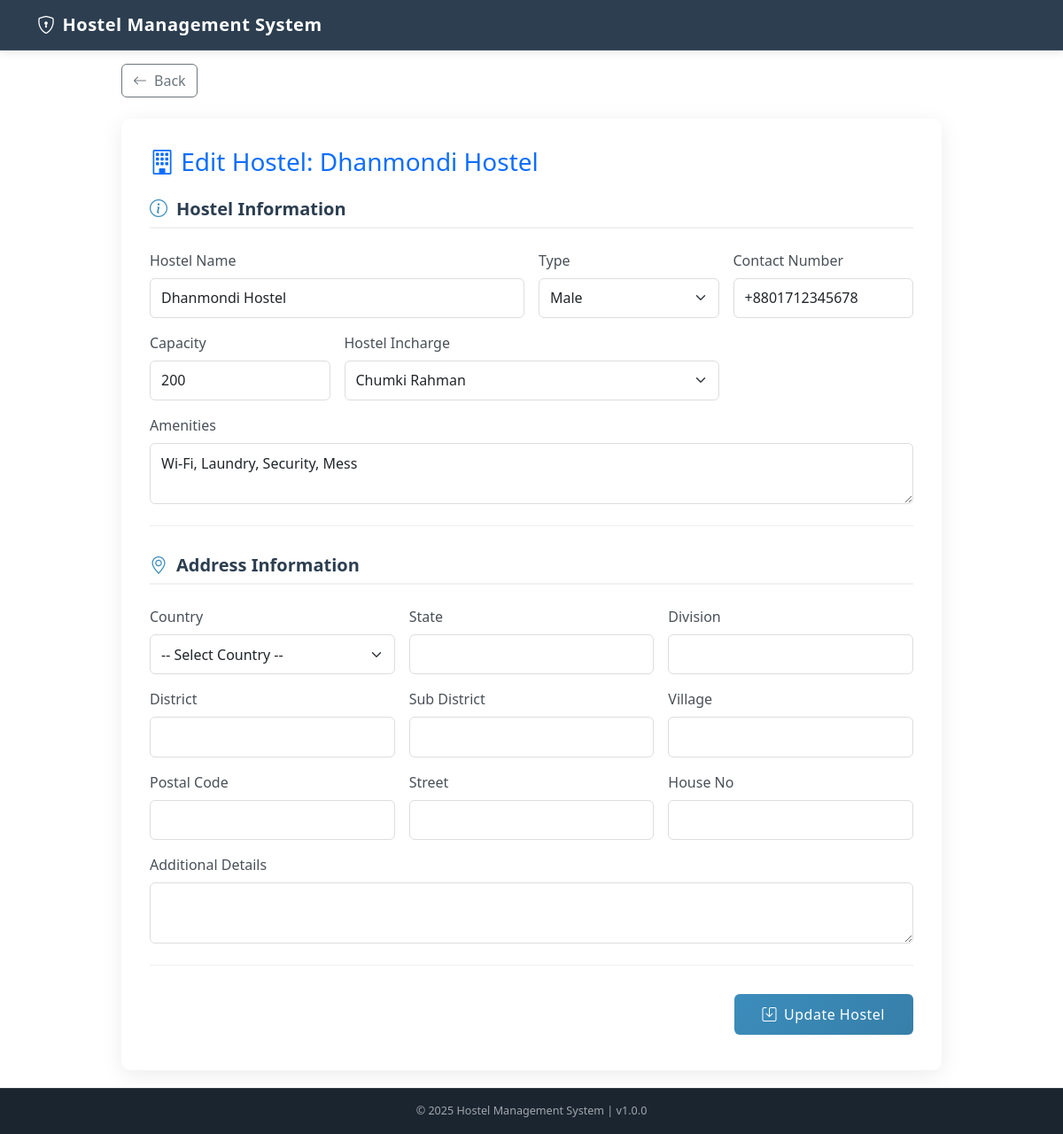
The page /admin/sections/hostels/edit.php?id=1 (signed in) on the database as committed earlier.
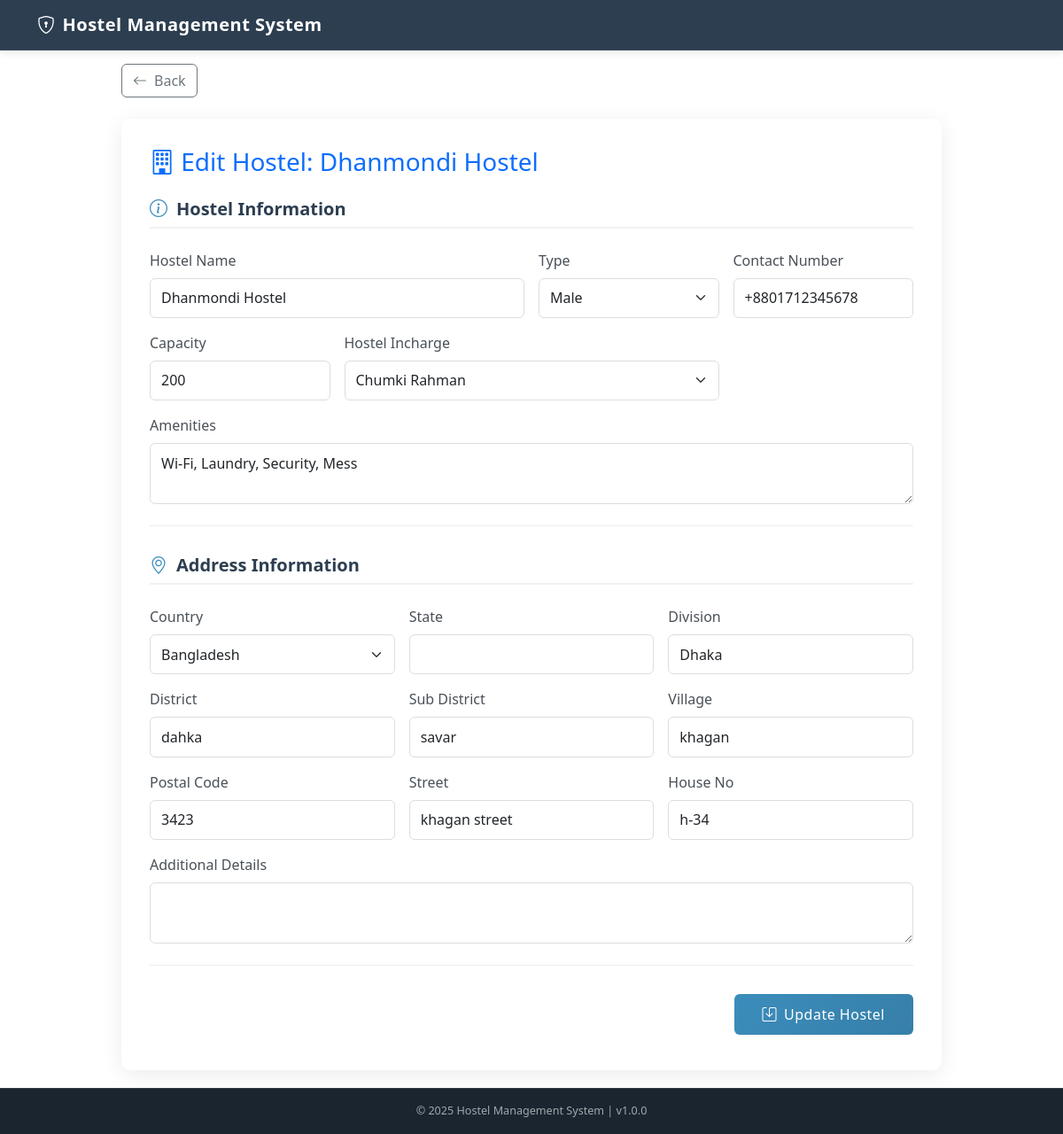
The same page on the database as committed later.
### tables this page shows
CREATE TABLE `hostels` (
  `id` int(11) NOT NULL,
  `hostel_incharge_id` int(11) DEFAULT NULL,
  `address_id` int(11) DEFAULT NULL,
  `hostel_name` varchar(100) NOT NULL,
  `hostel_type` enum('male','female') NOT NULL,
  `contact_number` varchar(20) NOT NULL,
  `email` varchar(100) DEFAULT NULL,
  `capacity` int(11) DEFAULT 0,
  `amenities` text DEFAULT NULL,
  `created_at` timestamp NOT NULL DEFAULT current_timestamp(),
  `updated_at` timestamp NOT NULL DEFAULT current_timestamp() ON UPDATE current_timestamp()
);

CREATE TABLE `addresses` (
  `id` int(11) NOT NULL,
  `country_id` int(11) DEFAULT NULL,
  `state` varchar(100) DEFAULT NULL,
  `division` varchar(50) NOT NULL,
  `district` varchar(50) NOT NULL,
  `sub_district` varchar(50) NOT NULL,
  `village` varchar(50) NOT NULL,
  `postalcode` varchar(20) NOT NULL,
  `street` varchar(255) DEFAULT NULL,
  `house_no` varchar(255) DEFAULT NULL,
  `detail` varchar(255) DEFAULT NULL,
  `created_at` timestamp NOT NULL DEFAULT current_timestamp(),
  `updated_at` timestamp NOT NULL DEFAULT current_timestamp() ON UPDATE current_timestamp()
);

CREATE TABLE `countries` (
  `id` int(11) NOT NULL,
  `country_name` varchar(100) NOT NULL,
  `created_at` timestamp NOT NULL DEFAULT current_timestamp(),
  `updated_at` timestamp NOT NULL DEFAULT current_timestamp() ON UPDATE current_timestamp()
);

### admin/sections/hostels/edit.php (the view, shortened to what the changed rows need)
<?php
require_once BASE_PATH . '/config/db.php';
require_once BASE_PATH . '/admin/includes/header_admin.php';
$hostel_id = intval($_GET['id']);
$hostelQuery = "
    SELECT
        hostels.*,
        admins.firstname AS incharge_firstname,
        admins.lastname AS incharge_lastname,
        addresses.country_id,
        countries.country_name,
        addresses.state,
        addresses.division,
        addresses.district,
        addresses.sub_district,
        addresses.village,
        addresses.postalcode,
        addresses.street,
        addresses.house_no,
        addresses.detail
    FROM hostels
    LEFT JOIN admins ON hostels.hostel_incharge_id = admins.id
    LEFT JOIN addresses ON hostels.address_id = addresses.id
    LEFT JOIN countries ON addresses.country_id = countries.id
    WHERE hostels.id = ?
    LIMIT 1
";
$stmt = $conn->prepare($hostelQuery);
$stmt->bind_param("i", $hostel_id);
$stmt->execute();
$result = $stmt->get_result();
$hostel = $result->fetch_assoc();
$adminResult = $conn->query("SELECT id, firstname, lastname FROM admins ORDER BY firstname ASC");
$admins = $adminResult->fetch_all(MYSQLI_ASSOC);
$countryResult = $conn->query("SELECT id, country_name FROM countries ORDER BY country_name ASC");
$countries = $countryResult->fetch_all(MYSQLI_ASSOC);
?>
<div class="container py-4 mt-4">
    <div class="row">
        <div class="col-lg-10 mx-auto">
            <div class="edit-hostel-form  mb-5">
                <h3 class="mb-4 text-primary">
                    <i class="bi bi-building"></i> Edit Hostel: <?= htmlspecialchars($hostel['hostel_name']) ?>
                </h3>
                <form id="editHostelForm" class="mb-2">
                    <div class="form-section">
                        <div class="row g-3">
                            <div class="col-md-6">
                                <label class="form-label">Hostel Name</label>
                                <input type="text" name="hostel_name" class="form-control" required
                                    value="<?= htmlspecialchars($hostel['hostel_name']) ?>">
                            </div>
                            <div class="col-md-3">
                                <label class="form-label">Type</label>
                                <select name="hostel_type" class="form-select" required>
                                    <option value="male" <?= $hostel['hostel_type'] === 'male' ? 'selected' : '' ?>>Male</option>
                                </select>
                            </div>
                            <div class="col-md-3">
                                <label class="form-label">Contact Number</label>
                                <input type="text" name="contact_number" class="form-control" required
                                    value="<?= htmlspecialchars($hostel['contact_number']) ?>">
                            </div>
                            <div class="col-md-3">
                                <label class="form-label">Capacity</label>
                                <input type="number" name="capacity" class="form-control" required min="1"
                                    value="<?= htmlspecialchars($hostel['capacity']) ?>">
                            </div>
                            <div class="col-md-6">
                                <label class="form-label">Hostel Incharge</label>
                                <select name="hostel_incharge_id" class="form-select" required>
                                    <?php foreach ($admins as $admin): ?>
                                        <option value="<?= $admin['id'] ?>" <?= $hostel['hostel_incharge_id'] == $admin['id'] ? 'selected' : '' ?>>
                                            <?= htmlspecialchars($admin['firstname'] . ' ' . $admin['lastname']) ?>
                                        </option>
                                    <?php endforeach; ?>
                                </select>
                            </div>
                            <div class="col-12">
                                <label class="form-label">Amenities</label>
                                <textarea name="amenities" class="form-control"
                                    placeholder="WiFi, Laundry, Gym, etc. (comma separated)"><?= htmlspecialchars($hostel['amenities']) ?></textarea>
                            </div>
                        </div>
                    </div>
                    <div class="form-section">
                        <div class="row g-3">
                            <div class="col-md-4">
                                <label class="form-label">Country</label>
                                <select name="country_id" class="form-select" required>
                                    <option value="">-- Select Country --</option>
                                    <?php foreach ($countries as $country): ?>
                                        <option value="<?= $country['id'] ?>" <?= $hostel['country_id'] == $country['id'] ? 'selected' : '' ?>>
                                            <?= htmlspecialchars($country['country_name']) ?>
                                        </option>
                                    <?php endforeach; ?>
                                </select>
                            </div>
                            <div class="col-md-4">
                                <label class="form-label">Division</label>
                                <input type="text" name="division" class="form-control"
                                    value="<?= htmlspecialchars($hostel['division']) ?>">
                            </div>
                            <div class="col-md-4">
                                <label class="form-label">District</label>
                                <input type="text" name="district" class="form-control"
                                    value="<?= htmlspecialchars($hostel['district']) ?>">
                            </div>
                            <div class="col-md-4">
                                <label class="form-label">Sub District</label>
                                <input type="text" name="sub_district" class="form-control"
                                    value="<?= htmlspecialchars($hostel['sub_district']) ?>">
                            </div>
                            <div class="col-md-4">
                                <label class="form-label">Village</label>
                                <input type="text" name="village" class="form-control"
                                    value="<?= htmlspecialchars($hostel['village']) ?>">
                            </div>
                            <div class="col-md-4">
                                <label class="form-label">Postal Code</label>
                                <input type="text" name="postalcode" class="form-control"
                                    value="<?= htmlspecialchars($hostel['postalcode']) ?>">
                            </div>
                            <div class="col-md-4">
                                <label class="form-label">Street</label>
                                <input type="text" name="street" class="form-control"
                                    value="<?= htmlspecialchars($hostel['street']) ?>">
                            </div>
                            <div class="col-md-4">
                                <label class="form-label">House No</label>
                                <input type="text" name="house_no" class="form-control"
                                    value="<?= htmlspecialchars($hostel['house_no']) ?>">
                            </div>
                        </div>
                    </div>
                    <div class="text-end mt-4">
                    </div>
                </form>
            </div>
        </div>
    </div>
</div>
<?php
require_once BASE_PATH . '/admin/includes/footer_admin.php';
?>

Rows that differ between the two databases and show on the page:
changed hostels "Dhanmondi Hostel": division (not shown) → "Dhaka"; district (not shown) → "dahka"; sub_district (not shown) → "savar"; village (not shown) → "khagan"; postalcode (not shown) → "3423"; street (not shown) → "khagan street"; house_no (not shown) → "h-34"
now on this page (row unchanged): addresses: country_id "Bangladesh"
Other text that changed with them:
form field country_id: "-- Select Country --" → (not shown)
